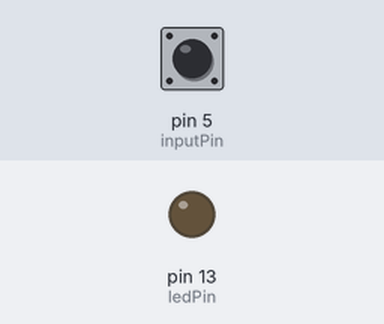
A sketch run on a simulated Arduino Uno, built with avr-gcc and run on an emulated ATmega328P. Shown: output pins drawn as LEDs (lit = HIGH). Inputs (shaded band) come from the test bench; at power-on: pin 5 (inputPin) HIGH.

Above: at 1.2 s.
1.3 s: pin 5 (inputPin) pulled LOW for 0.15 s
At 1.37 s:
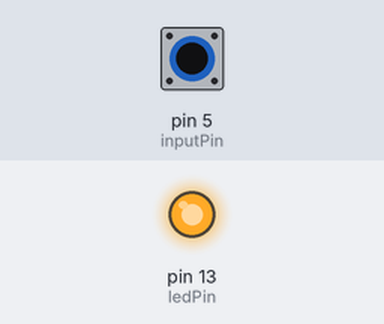
2.9 s: pin 5 (inputPin) pulled LOW for 3.2 s
At 7.2 s:
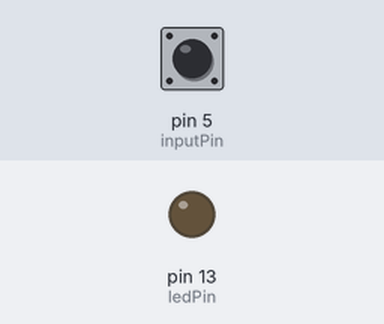
Timing chart, 0 to 8.7 s (numbered marks = the images above; inputs shaded):
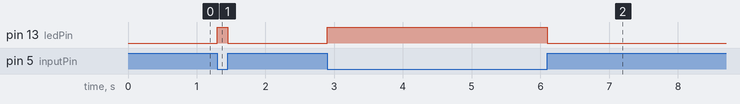

Measured:
- after the input at 1.3 s, pin 13 (ledPin): LOW → HIGH at once, → LOW 0.15 s later
- after the input at 2.9 s, pin 13 (ledPin): LOW → HIGH at once, → LOW 3.2 s later

The sketch:

odczyt_wejscia_cyfrowego_led.ino
```cpp
// co 1 s odczytuje stan wejścia D5

#define inputPin 5
#define ledPin 13


void setup()
{
  pinMode(inputPin, INPUT);
  pinMode(ledPin, OUTPUT);
  digitalWrite(inputPin, HIGH);    //włączenie wewnętrznego rezystora podwyższającego pinu 5
}

void loop()
{
  int reading = digitalRead(inputPin);  //jesli przycisk wcisnięty to 0, inaczej 1
  digitalWrite(ledPin, !reading);       //! po to aby przyciśnięcie powodowało podanie 1
}
```
